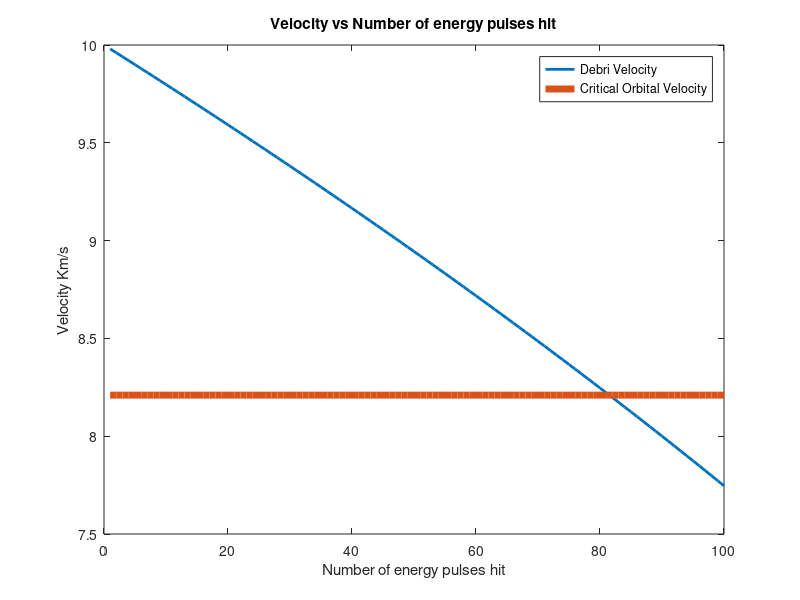

This chart was generated by the following MATLAB code:
% Laser
las_pow = 20*1000; %W
las_freq = 33.33; %hz
energy_pulse = 600; %J

G = 6.6743*10^(-11);
M = 5.9722 * 10^24;
R = 6371*1000;

% Kinetic Energy
vel = 10*1000; %m/s
mass = 0.1; % kg
KE = (1/2) * mass * vel^2;
velocity = [];
orbital_vel = sqrt(9.81*(R+500*1000))/1000 %Km
plot_orbit = zeros(100, 1) + orbital_vel;

for i= 1:100
    KE = KE - (energy_pulse*las_freq);
    new_vel = sqrt(2*KE / mass);
    velocity(i) = new_vel/1000;
end 

figure(1)
i = 1:100;
plot(i, velocity, "LineWidth",2)
hold on
plot(i,plot_orbit, "LineWidth", 5)
hold off
title("Velocity vs Number of energy pulses hit")
ylabel("Velocity Km/s")
xlabel("Number of energy pulses hit")
legend("Debri Velocity", "Critical Orbital Velocity")

final_velocity = velocity(end)